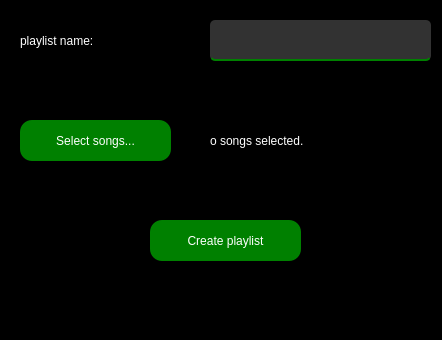
<?xml version="1.0" encoding="UTF-8"?>
<ui version="4.0">
 <class>Dialog</class>
 <widget class="QDialog" name="Dialog">
  <property name="geometry">
   <rect>
    <x>0</x>
    <y>0</y>
    <width>442</width>
    <height>340</height>
   </rect>
  </property>
  <property name="windowTitle">
   <string>Dialog</string>
  </property>
  <property name="styleSheet">
   <string notr="true">background-color: black;</string>
  </property>
  <widget class="QLabel" name="label">
   <property name="geometry">
    <rect>
     <x>20</x>
     <y>20</y>
     <width>181</width>
     <height>41</height>
    </rect>
   </property>
   <property name="styleSheet">
    <string notr="true">QLabel{
font: 63 18pt &quot;Segoe UI&quot;;
color: white;
}</string>
   </property>
   <property name="text">
    <string>playlist name:</string>
   </property>
  </widget>
  <widget class="QLineEdit" name="playlistName">
   <property name="geometry">
    <rect>
     <x>210</x>
     <y>20</y>
     <width>221</width>
     <height>41</height>
    </rect>
   </property>
   <property name="styleSheet">
    <string notr="true">QLineEdit{
color: white;
background-color: rgba(255,255,255,50);
border-radius: 5px;
border-bottom: 2px solid green;
}</string>
   </property>
  </widget>
  <widget class="QPushButton" name="selectSongs">
   <property name="geometry">
    <rect>
     <x>20</x>
     <y>120</y>
     <width>151</width>
     <height>41</height>
    </rect>
   </property>
   <property name="styleSheet">
    <string notr="true">QPushButton{
color: white;
font: 75 12pt &quot;Segoe UI Semibold&quot;;
background-color: green;
border-radius: 12px;
}
QPushButton:hover{
background-color: darkgreen;
}</string>
   </property>
   <property name="text">
    <string>Select songs...</string>
   </property>
  </widget>
  <widget class="QLabel" name="noOfSongs">
   <property name="geometry">
    <rect>
     <x>210</x>
     <y>120</y>
     <width>221</width>
     <height>41</height>
    </rect>
   </property>
   <property name="styleSheet">
    <string notr="true">QLabel{
font: 63 18pt &quot;Segoe UI&quot;;
color: white;
}</string>
   </property>
   <property name="text">
    <string>o songs selected.</string>
   </property>
  </widget>
  <widget class="QPushButton" name="createPlaylist">
   <property name="geometry">
    <rect>
     <x>150</x>
     <y>220</y>
     <width>151</width>
     <height>41</height>
    </rect>
   </property>
   <property name="styleSheet">
    <string notr="true">QPushButton{
color: white;
font: 75 12pt &quot;Segoe UI Semibold&quot;;
background-color: green;
border-radius: 12px;
}
QPushButton:hover{
background-color: darkgreen;
}</string>
   </property>
   <property name="text">
    <string>Create playlist</string>
   </property>
  </widget>
 </widget>
 <resources/>
 <connections/>
</ui>
